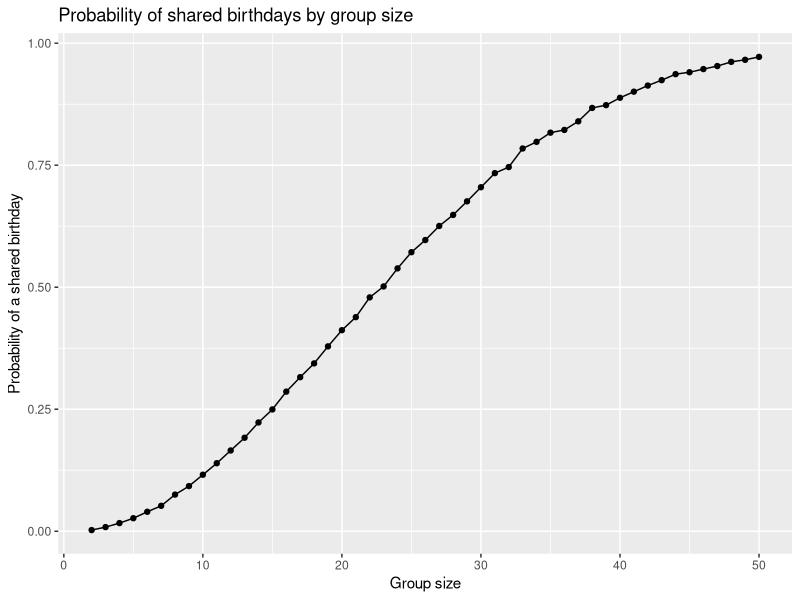

Write the R code that produced this figure. (Note: this script raises an error after producing the figure.)
## ---- chunk 1
library(tidyverse)
set.seed(1)
## ---- chunk 2
birthday_sim = function(n) {
  
  birthdays = sample(1:365, size = n, replace = TRUE)
  
  any(duplicated(birthdays))
  
}
## ---- chunk 3
sim_results = 
  expand_grid(
    group_size = 2:50, 
    iter = 1:10000
  ) |>
  mutate(
    shared_birthday = map_lgl(group_size, birthday_sim)
  )
## ---- chunk 4
birthday_probs = 
  sim_results |>
  group_by(group_size) |>
  summarize(
    probability = mean(shared_birthday)
  )
## ---- chunk 5
birthday_probs |> 
  ggplot(aes(x = group_size, y = probability)) + 
  geom_point() + 
  geom_path() +
  labs(
    title = "Probability of shared birthdays by group size", 
    x = "Group size", 
    y = "Probability of a shared birthday"
  )
## ---- chunk 6
# Create a dataframe of file names
full_df = 
  tibble(
    files = list.files("data/"), 
    path = str_c("data/", files)
  ) |> 
# Import data using map()
  mutate(data = map(path, read_csv)) |> 
  unnest(cols = data)
## ---- chunk 7
tidy_df = 
  full_df |> 
  mutate(
    files = str_replace(files, "\\.csv$", ""), 
    study_arm = if_else(str_sub(files, 1, 3) == "con", 
                        "Control", "Experimental"), 
    subject_id = str_sub(files, 5, 6)
  ) |> 
  pivot_longer(
    week_1:week_8, 
    names_to = "week", 
    values_to = "outcome", 
    names_prefix = "week_"
  ) |> 
  mutate(week = as.numeric(week)) |> 
  select(subject_id, study_arm, week, outcome)
## ---- chunk 8
tidy_df |> 
  ggplot(aes(
    x = week, 
    y = outcome, 
    group = subject_id, 
    color = study_arm
  )) + 
  geom_point() + 
  geom_path() + 
  facet_grid(~study_arm) + 
  labs(
    title = "Individual outcomes over time by study arm", 
    x = "Week", 
    y = "Outcome value", 
    color = "Study arm"
  )
## ---- chunk 9
sim_ttest = function(mu) {
  
  sim_data = tibble(
    x = rnorm(30, mean = mu, sd = 5)
  )
  
  t.test(sim_data$x, mu = 0) |> 
    broom::tidy() |>
    select(estimate, p.value)
}
## ---- chunk 10
sim_results_ttest = 
  expand_grid(
    true_mean = 0:6,
    iter = 1:5000
  ) |>
  mutate(
    ttest_results = map(true_mean, sim_ttest)
  ) |>
  unnest(ttest_results) |>
  mutate(
    reject_null = p.value < 0.05
  ) |> 
# Calculate power for each true mean
  group_by(true_mean) |> 
  mutate(
    power = mean(reject_null)
  ) |> 
  ungroup()
## ---- chunk 11
sim_results_ttest |> 
  ggplot(aes(x = true_mean, y = power)) + 
  geom_point() + 
  geom_path() + 
  labs(
    title = "Statistical power by true mean", 
    x = "True mean value", 
    y = "Power"
  )
